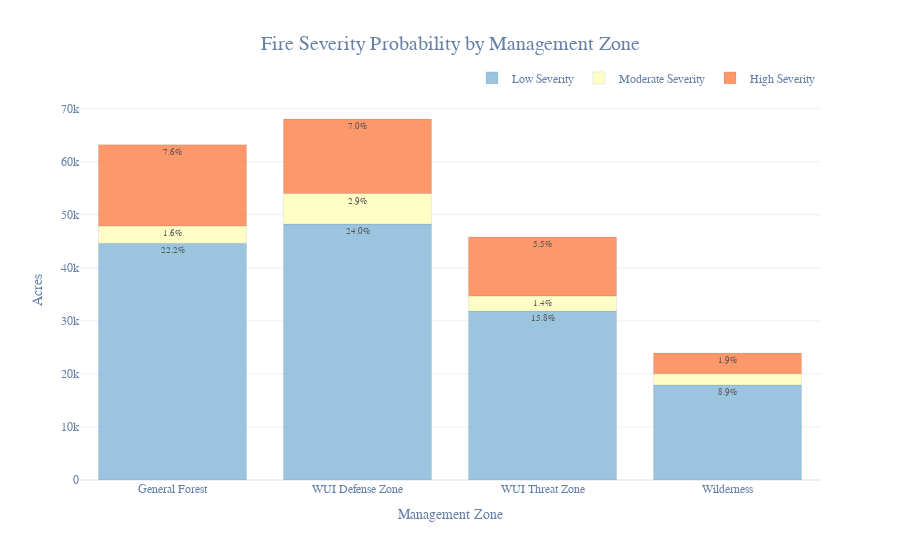

The notebook cell this image was saved under:
### Code cell
# stacked bar chart of severity by management zone
fig = px.bar(dfMgmt_Fire, x="Name", y="Acres", 
            color="Fire Severity",
            text=dfMgmt_Fire['Percentage'].astype(str) + '%',
            title="Fire Severity Probability by Management Zone",
            labels={"Acres": "Acres", "Name": "Management Zone"},
            color_discrete_sequence=["#91bfdb", "#ffffbf", "#fc8d59"],
            custom_data=["Fire Severity"]
            )
fig.update_traces(marker_line_color='rgb(8,48,107)',
                    marker_line_width=0.1, opacity=0.9,
                    textfont_size=14, textposition="inside",
                    hovertemplate="<br>".join(
                        ["<b>%{y:,.0f}</b> of the forested area is", 
                            "likely to burn as <i>%{customdata[0]}</i>"]
                    )
                    + "<extra></extra>",
            )
fig.update_layout(title_x=0.5, title_font_size=20,
                    uniformtext_minsize=8, uniformtext_mode='hide',
                    title_font_color='#6680a8',
                    xaxis_title="Management Zone",
                    yaxis_title="Acres",
                    hovermode="x unified",
                    template=template,
                    # displayModeBar=False,
                    legend=dict(title_text='',
                                orientation="h",
                                yanchor="bottom",
                                y=1.02,
                                xanchor="right",
                                x=1),
                    legend_title_text='Fire Severity',
                    font_family=font,
                    font_color='#6680a8',
                    plot_bgcolor='white',
                    showlegend=True
                        )
fig.show()
# save to HTML
fig.write_html("DataVisualizations/FireSeverity_ManagementZone.html", full_html= False, include_plotlyjs='cdn')

### Figure 1 — Plotly figure (JSON) as saved in the notebook; plotly's stock layout.template omitted (floating-point values rounded to 4 significant figures)
{"data": [{"customdata": [["Low Severity"], ["Low Severity"], ["Low Severity"], ["Low Severity"]], "hovertemplate": "<b>%{y:,.0f}</b> of the forested area is<br>likely to burn as <i>%{customdata[0]}</i><extra></extra>", "legendgroup": "Low Severity", "marker": {"color": "#91bfdb", "line": {"color": "rgb(8,48,107)", "width": 0.1}, "pattern": {"shape": ""}}, "name": "Low Severity", "opacity": 0.9, "orientation": "v", "showlegend": true, "text": ["22.2%", "24.0%", "15.8%", "8.9%"], "textfont": {"size": 14}, "textposition": "inside", "type": "bar", "x": ["General Forest", "WUI Defense Zone", "WUI Threat Zone", "Wilderness"], "xaxis": "x", "y": [44630.0, 48240.0, 31870.0, 17930.0], "yaxis": "y"}, {"customdata": [["Moderate Severity"], ["Moderate Severity"], ["Moderate Severity"], ["Moderate Severity"]], "hovertemplate": "<b>%{y:,.0f}</b> of the forested area is<br>likely to burn as <i>%{customdata[0]}</i><extra></extra>", "legendgroup": "Moderate Severity", "marker": {"color": "#ffffbf", "line": {"color": "rgb(8,48,107)", "width": 0.1}, "pattern": {"shape": ""}}, "name": "Moderate Severity", "opacity": 0.9, "orientation": "v", "showlegend": true, "text": ["1.6%", "2.9%", "1.4%", "1.0%"], "textfont": {"size": 14}, "textposition": "inside", "type": "bar", "x": ["General Forest", "WUI Defense Zone", "WUI Threat Zone", "Wilderness"], "xaxis": "x", "y": [3228.0, 5753.0, 2824.0, 2105.0], "yaxis": "y"}, {"customdata": [["High Severity"], ["High Severity"], ["High Severity"], ["High Severity"]], "hovertemplate": "<b>%{y:,.0f}</b> of the forested area is<br>likely to burn as <i>%{customdata[0]}</i><extra></extra>", "legendgroup": "High Severity", "marker": {"color": "#fc8d59", "line": {"color": "rgb(8,48,107)", "width": 0.1}, "pattern": {"shape": ""}}, "name": "High Severity", "opacity": 0.9, "orientation": "v", "showlegend": true, "text": ["7.6%", "7.0%", "5.5%", "1.9%"], "textfont": {"size": 14}, "textposition": "inside", "type": "bar", "x": ["General Forest", "WUI Defense Zone", "WUI Threat Zone", "Wilderness"], "xaxis": "x", "y": [15340.0, 14050.0, 11100.0, 3919.0], "yaxis": "y"}], "layout": {"barmode": "relative", "font": {"color": "#6680a8", "family": "Calibri"}, "hovermode": "x unified", "legend": {"orientation": "h", "title": {"text": ""}, "tracegroupgap": 0, "x": 1, "xanchor": "right", "y": 1.02, "yanchor": "bottom"}, "plot_bgcolor": "white", "showlegend": true, "title": {"font": {"color": "#6680a8", "size": 20}, "text": "Fire Severity Probability by Management Zone", "x": 0.5}, "uniformtext": {"minsize": 8, "mode": "hide"}, "xaxis": {"anchor": "y", "domain": [0, 1], "title": {"text": "Management Zone"}}, "yaxis": {"anchor": "x", "domain": [0, 1], "title": {"text": "Acres"}}}}
